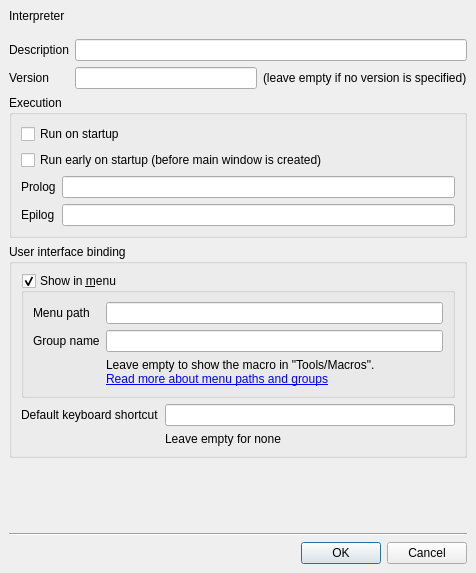
<?xml version="1.0" encoding="UTF-8"?>
<ui version="4.0">
 <class>MacroPropertiesDialog</class>
 <widget class="QDialog" name="MacroPropertiesDialog">
  <property name="geometry">
   <rect>
    <x>0</x>
    <y>0</y>
    <width>476</width>
    <height>573</height>
   </rect>
  </property>
  <property name="windowTitle">
   <string>Macro Properties</string>
  </property>
  <layout class="QVBoxLayout">
   <property name="spacing">
    <number>6</number>
   </property>
   <property name="leftMargin">
    <number>9</number>
   </property>
   <property name="topMargin">
    <number>9</number>
   </property>
   <property name="rightMargin">
    <number>9</number>
   </property>
   <property name="bottomMargin">
    <number>9</number>
   </property>
   <item>
    <widget class="QFrame" name="propertiesFrame">
     <property name="sizePolicy">
      <sizepolicy hsizetype="Minimum" vsizetype="Minimum">
       <horstretch>0</horstretch>
       <verstretch>0</verstretch>
      </sizepolicy>
     </property>
     <property name="frameShape">
      <enum>QFrame::NoFrame</enum>
     </property>
     <property name="frameShadow">
      <enum>QFrame::Raised</enum>
     </property>
     <layout class="QVBoxLayout">
      <property name="spacing">
       <number>6</number>
      </property>
      <property name="leftMargin">
       <number>0</number>
      </property>
      <property name="topMargin">
       <number>0</number>
      </property>
      <property name="rightMargin">
       <number>0</number>
      </property>
      <property name="bottomMargin">
       <number>0</number>
      </property>
      <item>
       <widget class="QFrame" name="frame_2">
        <property name="minimumSize">
         <size>
          <width>0</width>
          <height>0</height>
         </size>
        </property>
        <property name="frameShape">
         <enum>QFrame::NoFrame</enum>
        </property>
        <property name="frameShadow">
         <enum>QFrame::Raised</enum>
        </property>
        <layout class="QGridLayout">
         <property name="leftMargin">
          <number>0</number>
         </property>
         <property name="topMargin">
          <number>0</number>
         </property>
         <property name="rightMargin">
          <number>0</number>
         </property>
         <property name="bottomMargin">
          <number>0</number>
         </property>
         <property name="spacing">
          <number>6</number>
         </property>
         <item row="3" column="2">
          <widget class="QLabel" name="label_8">
           <property name="text">
            <string>(leave empty if no version is specified)</string>
           </property>
          </widget>
         </item>
         <item row="0" column="1" colspan="2">
          <widget class="QLabel" name="interpreterLabel">
           <property name="font">
            <font>
             <weight>75</weight>
             <bold>true</bold>
            </font>
           </property>
           <property name="text">
            <string/>
           </property>
          </widget>
         </item>
         <item row="0" column="0">
          <widget class="QLabel" name="label_9">
           <property name="text">
            <string>Interpreter</string>
           </property>
          </widget>
         </item>
         <item row="2" column="0">
          <widget class="QLabel" name="label_6">
           <property name="text">
            <string>Description</string>
           </property>
          </widget>
         </item>
         <item row="2" column="1" colspan="2">
          <widget class="QLineEdit" name="description"/>
         </item>
         <item row="3" column="1">
          <widget class="QLineEdit" name="version"/>
         </item>
         <item row="3" column="0">
          <widget class="QLabel" name="label">
           <property name="text">
            <string>Version</string>
           </property>
          </widget>
         </item>
         <item row="1" column="0" colspan="3">
          <spacer>
           <property name="orientation">
            <enum>Qt::Vertical</enum>
           </property>
           <property name="sizeType">
            <enum>QSizePolicy::Fixed</enum>
           </property>
           <property name="sizeHint" stdset="0">
            <size>
             <width>20</width>
             <height>10</height>
            </size>
           </property>
          </spacer>
         </item>
        </layout>
       </widget>
      </item>
      <item>
       <widget class="QGroupBox" name="groupBox">
        <property name="title">
         <string>Execution</string>
        </property>
        <property name="flat">
         <bool>true</bool>
        </property>
        <layout class="QVBoxLayout">
         <property name="spacing">
          <number>6</number>
         </property>
         <property name="leftMargin">
          <number>9</number>
         </property>
         <property name="topMargin">
          <number>9</number>
         </property>
         <property name="rightMargin">
          <number>9</number>
         </property>
         <property name="bottomMargin">
          <number>9</number>
         </property>
         <item>
          <widget class="QCheckBox" name="autorun">
           <property name="text">
            <string>Run on startup</string>
           </property>
          </widget>
         </item>
         <item>
          <widget class="QCheckBox" name="autorunEarly">
           <property name="text">
            <string>Run early on startup (before main window is created)</string>
           </property>
          </widget>
         </item>
         <item>
          <widget class="QFrame" name="frame">
           <property name="minimumSize">
            <size>
             <width>0</width>
             <height>0</height>
            </size>
           </property>
           <property name="frameShape">
            <enum>QFrame::NoFrame</enum>
           </property>
           <property name="frameShadow">
            <enum>QFrame::Raised</enum>
           </property>
           <layout class="QGridLayout">
            <property name="leftMargin">
             <number>0</number>
            </property>
            <property name="topMargin">
             <number>0</number>
            </property>
            <property name="rightMargin">
             <number>0</number>
            </property>
            <property name="bottomMargin">
             <number>0</number>
            </property>
            <property name="spacing">
             <number>6</number>
            </property>
            <item row="0" column="0">
             <widget class="QLabel" name="label_10">
              <property name="text">
               <string>Prolog</string>
              </property>
             </widget>
            </item>
            <item row="0" column="1">
             <widget class="QLineEdit" name="prolog"/>
            </item>
            <item row="1" column="1">
             <widget class="QLineEdit" name="epilog"/>
            </item>
            <item row="1" column="0">
             <widget class="QLabel" name="label_7">
              <property name="text">
               <string>Epilog</string>
              </property>
             </widget>
            </item>
           </layout>
          </widget>
         </item>
        </layout>
       </widget>
      </item>
      <item>
       <widget class="QGroupBox" name="groupBox_2">
        <property name="title">
         <string>User interface binding</string>
        </property>
        <property name="flat">
         <bool>true</bool>
        </property>
        <layout class="QGridLayout">
         <property name="leftMargin">
          <number>9</number>
         </property>
         <property name="topMargin">
          <number>9</number>
         </property>
         <property name="rightMargin">
          <number>9</number>
         </property>
         <property name="bottomMargin">
          <number>9</number>
         </property>
         <property name="spacing">
          <number>6</number>
         </property>
         <item row="2" column="1">
          <widget class="QLineEdit" name="shortcut"/>
         </item>
         <item row="1" column="0" colspan="2">
          <widget class="QGroupBox" name="showmenu">
           <property name="minimumSize">
            <size>
             <width>0</width>
             <height>0</height>
            </size>
           </property>
           <property name="title">
            <string>Show in &amp;menu</string>
           </property>
           <property name="checkable">
            <bool>true</bool>
           </property>
           <layout class="QGridLayout">
            <property name="leftMargin">
             <number>9</number>
            </property>
            <property name="topMargin">
             <number>9</number>
            </property>
            <property name="rightMargin">
             <number>9</number>
            </property>
            <property name="bottomMargin">
             <number>9</number>
            </property>
            <property name="spacing">
             <number>6</number>
            </property>
            <item row="2" column="0">
             <widget class="QLabel" name="label_4">
              <property name="text">
               <string>Group name</string>
              </property>
             </widget>
            </item>
            <item row="0" column="0">
             <widget class="QLabel" name="label_3">
              <property name="text">
               <string>Menu path</string>
              </property>
             </widget>
            </item>
            <item row="2" column="1">
             <widget class="QLineEdit" name="groupName"/>
            </item>
            <item row="0" column="1">
             <widget class="QLineEdit" name="menuPath"/>
            </item>
            <item row="3" column="1">
             <widget class="QLabel" name="helpLabel">
              <property name="text">
               <string>&lt;html&gt;Leave empty to show the macro in &quot;Tools/Macros&quot;.&lt;br/&gt;&lt;a href=&quot;int:/about/macro_in_menu.xml&quot;&gt;Read more about menu paths and groups&lt;/a&gt;&lt;/p&gt;&lt;/html&gt;</string>
              </property>
              <property name="wordWrap">
               <bool>true</bool>
              </property>
             </widget>
            </item>
           </layout>
          </widget>
         </item>
         <item row="2" column="0">
          <widget class="QLabel" name="label_2">
           <property name="text">
            <string>Default keyboard shortcut</string>
           </property>
          </widget>
         </item>
         <item row="3" column="1">
          <widget class="QLabel" name="label_5">
           <property name="text">
            <string>Leave empty for none</string>
           </property>
          </widget>
         </item>
        </layout>
       </widget>
      </item>
      <item>
       <spacer>
        <property name="orientation">
         <enum>Qt::Vertical</enum>
        </property>
        <property name="sizeHint" stdset="0">
         <size>
          <width>0</width>
          <height>0</height>
         </size>
        </property>
       </spacer>
      </item>
     </layout>
    </widget>
   </item>
   <item>
    <widget class="Line" name="line">
     <property name="orientation">
      <enum>Qt::Horizontal</enum>
     </property>
    </widget>
   </item>
   <item>
    <widget class="QDialogButtonBox" name="buttonBox">
     <property name="orientation">
      <enum>Qt::Horizontal</enum>
     </property>
     <property name="standardButtons">
      <set>QDialogButtonBox::Cancel|QDialogButtonBox::Ok</set>
     </property>
    </widget>
   </item>
  </layout>
 </widget>
 <tabstops>
  <tabstop>description</tabstop>
  <tabstop>version</tabstop>
  <tabstop>autorun</tabstop>
  <tabstop>autorunEarly</tabstop>
  <tabstop>prolog</tabstop>
  <tabstop>epilog</tabstop>
  <tabstop>menuPath</tabstop>
  <tabstop>groupName</tabstop>
  <tabstop>shortcut</tabstop>
  <tabstop>buttonBox</tabstop>
 </tabstops>
 <resources/>
 <connections>
  <connection>
   <sender>buttonBox</sender>
   <signal>accepted()</signal>
   <receiver>MacroPropertiesDialog</receiver>
   <slot>accept()</slot>
   <hints>
    <hint type="sourcelabel">
     <x>248</x>
     <y>254</y>
    </hint>
    <hint type="destinationlabel">
     <x>157</x>
     <y>274</y>
    </hint>
   </hints>
  </connection>
  <connection>
   <sender>buttonBox</sender>
   <signal>rejected()</signal>
   <receiver>MacroPropertiesDialog</receiver>
   <slot>reject()</slot>
   <hints>
    <hint type="sourcelabel">
     <x>316</x>
     <y>260</y>
    </hint>
    <hint type="destinationlabel">
     <x>286</x>
     <y>274</y>
    </hint>
   </hints>
  </connection>
 </connections>
</ui>
